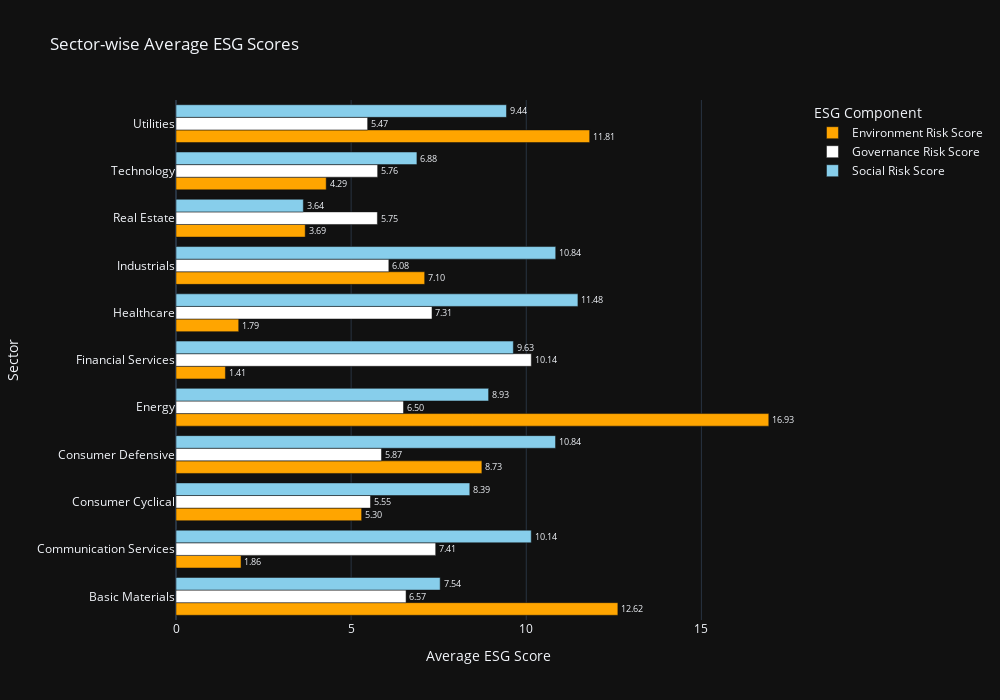
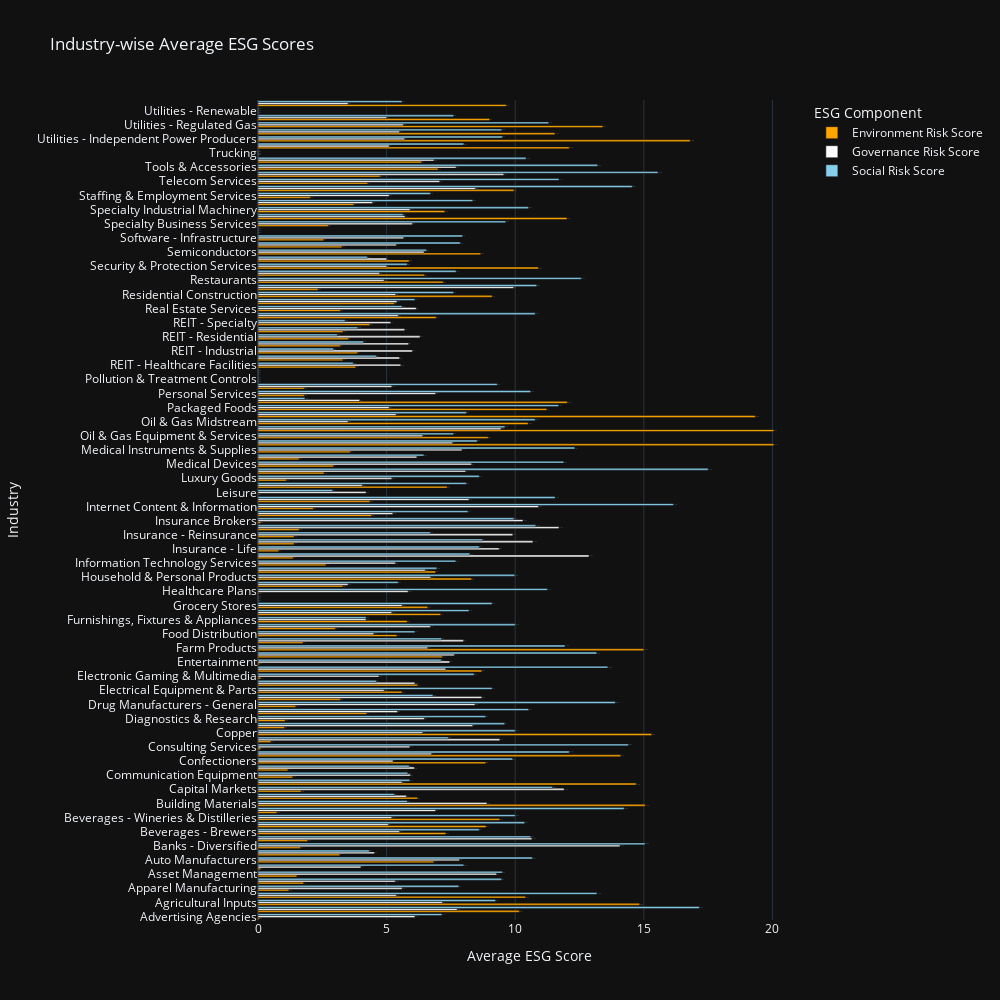

The cell these charts' notebook holds for them, in order:
### Code cell
# Calculate sector-wise average ESG scores
sector_avg_scores = df.groupby('Sector')[['Environment Risk Score', 'Governance Risk Score', 'Social Risk Score']].mean().reset_index()

# Melt the DataFrame to long format(unpivot) for proper Plotly bar chart rendering
sector_long = sector_avg_scores.melt(id_vars='Sector', 
                                     value_vars=['Environment Risk Score', 'Governance Risk Score', 'Social Risk Score'],
                                     var_name='ESG Component', 
                                     value_name='Average Score')

# Industry-wise average scores
industry_avg_scores = df.groupby('Industry')[['Environment Risk Score', 'Governance Risk Score', 'Social Risk Score']].mean().reset_index()

industry_long = industry_avg_scores.melt(id_vars='Industry',
                                         value_vars=['Environment Risk Score', 'Governance Risk Score', 'Social Risk Score'],
                                         var_name='ESG Component', 
                                         value_name='Average Score')

# Define custom colors for ESG components
custom_colors = {
    'Environment Risk Score': "#FFA500",
    'Governance Risk Score': "#FFFFFF",
    'Social Risk Score': "#87CEEB"
}

# --- Sector-wise ESG Bar Chart ---
fig_sector = px.bar(
    sector_long,
    x='Average Score',
    y='Sector',
    color='ESG Component',
    orientation='h',
    title='Sector-wise Average ESG Scores',
    color_discrete_map=custom_colors,
    template='plotly_dark',
    width=1000,
    height=700,
    text='Average Score'
)

fig_sector.update_traces(texttemplate='%{text:.2f}', textposition='outside')
fig_sector.update_layout(barmode='group', xaxis_title='Average ESG Score', yaxis_title='Sector')
fig_sector.show()

# --- Industry-wise ESG Bar Chart ---
fig_industry = px.bar(
    industry_long,
    x='Average Score',
    y='Industry',
    color='ESG Component',
    orientation='h',
    title='Industry-wise Average ESG Scores',
    color_discrete_map=custom_colors,
    template='plotly_dark',
    width=1000,
    height=1000,
    text='Average Score'
)

fig_industry.update_traces(texttemplate='%{text:.2f}', textposition='outside')
fig_industry.update_layout(barmode='group', xaxis_title='Average ESG Score', yaxis_title='Industry')
fig_industry.show()

plt.figure(figsize=(12,6))
sns.barplot(data=df, x='Sector', y='Total ESG Risk score', estimator=np.mean, errorbar=None)
ax = sns.barplot(x='Sector', y='Total ESG Risk score', data=df, errwidth=0)
ax.bar_label(ax.containers[0], fontsize = 12)

plt.xticks(rotation=45)
plt.title("Average  Total ESG Risk Score by Sector")
plt.tight_layout()
plt.show()

### Figure 1 — Plotly figure (JSON) as saved in the notebook; plotly's stock layout.template omitted (floating-point values rounded to 4 significant figures)
{"data": [{"alignmentgroup": "True", "hovertemplate": "ESG Component=Environment Risk Score<br>Average Score=%{text}<br>Sector=%{y}<extra></extra>", "legendgroup": "Environment Risk Score", "marker": {"color": "#FFA500", "pattern": {"shape": ""}}, "name": "Environment Risk Score", "offsetgroup": "Environment Risk Score", "orientation": "h", "showlegend": true, "text": [12.62, 1.857, 5.3, 8.733, 16.93, 1.411, 1.791, 7.1, 3.689, 4.289, 11.81], "textposition": "outside", "texttemplate": "%{text:.2f}", "type": "bar", "x": [12.62, 1.857, 5.3, 8.733, 16.93, 1.411, 1.791, 7.1, 3.689, 4.289, 11.81], "xaxis": "x", "y": ["Basic Materials", "Communication Services", "Consumer Cyclical", "Consumer Defensive", "Energy", "Financial Services", "Healthcare", "Industrials", "Real Estate", "Technology", "Utilities"], "yaxis": "y"}, {"alignmentgroup": "True", "hovertemplate": "ESG Component=Governance Risk Score<br>Average Score=%{text}<br>Sector=%{y}<extra></extra>", "legendgroup": "Governance Risk Score", "marker": {"color": "#FFFFFF", "pattern": {"shape": ""}}, "name": "Governance Risk Score", "offsetgroup": "Governance Risk Score", "orientation": "h", "showlegend": true, "text": [6.568, 7.414, 5.553, 5.867, 6.495, 10.14, 7.309, 6.077, 5.75, 5.757, 5.471], "textposition": "outside", "texttemplate": "%{text:.2f}", "type": "bar", "x": [6.568, 7.414, 5.553, 5.867, 6.495, 10.14, 7.309, 6.077, 5.75, 5.757, 5.471], "xaxis": "x", "y": ["Basic Materials", "Communication Services", "Consumer Cyclical", "Consumer Defensive", "Energy", "Financial Services", "Healthcare", "Industrials", "Real Estate", "Technology", "Utilities"], "yaxis": "y"}, {"alignmentgroup": "True", "hovertemplate": "ESG Component=Social Risk Score<br>Average Score=%{text}<br>Sector=%{y}<extra></extra>", "legendgroup": "Social Risk Score", "marker": {"color": "#87CEEB", "pattern": {"shape": ""}}, "name": "Social Risk Score", "offsetgroup": "Social Risk Score", "orientation": "h", "showlegend": true, "text": [7.542, 10.14, 8.388, 10.84, 8.925, 9.632, 11.48, 10.84, 3.636, 6.879, 9.436], "textposition": "outside", "texttemplate": "%{text:.2f}", "type": "bar", "x": [7.542, 10.14, 8.388, 10.84, 8.925, 9.632, 11.48, 10.84, 3.636, 6.879, 9.436], "xaxis": "x", "y": ["Basic Materials", "Communication Services", "Consumer Cyclical", "Consumer Defensive", "Energy", "Financial Services", "Healthcare", "Industrials", "Real Estate", "Technology", "Utilities"], "yaxis": "y"}], "layout": {"barmode": "group", "height": 700, "legend": {"title": {"text": "ESG Component"}, "tracegroupgap": 0}, "title": {"text": "Sector-wise Average ESG Scores"}, "width": 1000, "xaxis": {"anchor": "y", "autorange": true, "domain": [0, 1], "range": [0, 17.82], "title": {"text": "Average ESG Score"}, "type": "linear"}, "yaxis": {"anchor": "x", "autorange": true, "domain": [0, 1], "range": [-0.5, 10.5], "title": {"text": "Sector"}, "type": "category"}}}

### Figure 2 — Plotly figure (JSON) as saved in the notebook; plotly's stock layout.template omitted (floating-point values rounded to 4 significant figures)
{"data": [{"alignmentgroup": "True", "hovertemplate": "ESG Component=Environment Risk Score<br>Average Score=%{text}<br>Industry=%{y}<extra></extra>", "legendgroup": "Environment Risk Score", "marker": {"color": "#FFA500", "pattern": {"shape": ""}}, "name": "Environment Risk Score", "offsetgroup": "Environment Risk Score", "orientation": "h", "showlegend": true, "text": [0.05, 10.16, 14.83, 10.4, 1.2, 1.767, 1.51, 0.1, 6.833, 3.175, 1.65, 1.933, 7.3, 8.867, 9.4, 0.7333, 15.05, 6.2, 1.675, 14.7, 1.35, 1.16, 8.85, 14.1, 0.1, 0.5, 15.3, 1.029, 1.055, 4.22, 1.467, 3.2, 5.6, 6.2, 0.1, 8.7, 0.05, 7.167, 15, 1.75, 5.4, 3, 5.8, 7.1, 6.6, null, 0.03333, 3.3, 8.3, 6.9, 2.64, 1.367, 0.8, 1.4, 1.4, 1.6, 0.1, 4.42, 2.15, 4.35, 0, 7.35, 1.1, 2.567, 2.938, 1.6, 3.586, 20.06, 8.95, 20.05, 10.5, 19.33, 11.22, 12.03, 1.8, 1.8, null, null, 3.8, 3.3, 3.867, 3.2, 3.517, 3.3, 4.343, 6.925, 3.2, 5.3, 9.1, 2.333, 7.2, 6.475, 10.9, 5.875, 8.658, 3.263, 2.55, null, 2.733, 12.01, 7.262, 3.717, 2.033, 9.95, 4.26, 4.75, 7, 6.36, null, 12.1, 16.8, 11.54, 13.4, 9, null, 9.65], "textposition": "outside", "texttemplate": "%{text:.2f}", "type": "bar", "x": [0.05, 10.16, 14.83, 10.4, 1.2, 1.767, 1.51, 0.1, 6.833, 3.175, 1.65, 1.933, 7.3, 8.867, 9.4, 0.7333, 15.05, 6.2, 1.675, 14.7, 1.35, 1.16, 8.85, 14.1, 0.1, 0.5, 15.3, 1.029, 1.055, 4.22, 1.467, 3.2, 5.6, 6.2, 0.1, 8.7, 0.05, 7.167, 15, 1.75, 5.4, 3, 5.8, 7.1, 6.6, null, 0.03333, 3.3, 8.3, 6.9, 2.64, 1.367, 0.8, 1.4, 1.4, 1.6, 0.1, 4.42, 2.15, 4.35, 0, 7.35, 1.1, 2.567, 2.938, 1.6, 3.586, 20.06, 8.95, 20.05, 10.5, 19.33, 11.22, 12.03, 1.8, 1.8, null, null, 3.8, 3.3, 3.867, 3.2, 3.517, 3.3, 4.343, 6.925, 3.2, 5.3, 9.1, 2.333, 7.2, 6.475, 10.9, 5.875, 8.658, 3.263, 2.55, null, 2.733, 12.01, 7.262, 3.717, 2.033, 9.95, 4.26, 4.75, 7, 6.36, null, 12.1, 16.8, 11.54, 13.4, 9, null, 9.65], "xaxis": "x", "y": ["Advertising Agencies", "Aerospace & Defense", "Agricultural Inputs", "Airlines", "Apparel Manufacturing", "Apparel Retail", "Asset Management", "Auto & Truck Dealerships", "Auto Manufacturers", "Auto Parts", "Banks - Diversified", "Banks - Regional", "Beverages - Brewers", "Beverages - Non-Alcoholic", "Beverages - Wineries & Distilleries", "Biotechnology", "Building Materials", "Building Products & Equipment", "Capital Markets", "Chemicals", "Communication Equipment", "Computer Hardware", "Confectioners", "Conglomerates", "Consulting Services", "Consumer Electronics", "Copper", "Credit Services", "Diagnostics & Research", "Discount Stores", "Drug Manufacturers - General", "Drug Manufacturers - Specialty & Generic", "Electrical Equipment & Parts", "Electronic Components", "Electronic Gaming & Multimedia", "Engineering & Construction", "Entertainment", "Farm & Heavy Construction Machinery", "Farm Products", "Financial Data & Stock Exchanges", "Food Distribution", "Footwear & Accessories", "Furnishings, Fixtures & Appliances", "Gold", "Grocery Stores", "Health Information Services", "Healthcare Plans", "Home Improvement Retail", "Household & Personal Products", "Industrial Distribution", "Information Technology Services", "Insurance - Diversified", "Insurance - Life", "Insurance - Property & Casualty", "Insurance - Reinsurance", "Insurance - Specialty", "Insurance Brokers", "Integrated Freight & Logistics", "Internet Content & Information", "Internet Retail", "Leisure", "Lodging", "Luxury Goods", "Medical Care Facilities", "Medical Devices", "Medical Distribution", "Medical Instruments & Supplies", "Oil & Gas E&P", "Oil & Gas Equipment & Services", "Oil & Gas Integrated", "Oil & Gas Midstream", "Oil & Gas Refining & Marketing", "Packaged Foods", "Packaging & Containers", "Personal Services", "Pharmaceutical Retailers", "Pollution & Treatment Controls", "REIT - Diversified", "REIT - Healthcare Facilities", "REIT - Hotel & Motel", "REIT - Industrial", "REIT - Office", "REIT - Residential", "REIT - Retail", "REIT - Specialty", "Railroads", "Real Estate Services", "Rental & Leasing Services", "Residential Construction", "Resorts & Casinos", "Restaurants", "Scientific & Technical Instruments", "Security & Protection Services", "Semiconductor Equipment & Materials", "Semiconductors", "Software - Application", "Software - Infrastructure", "Solar", "Specialty Business Services", "Specialty Chemicals", "Specialty Industrial Machinery", "Specialty Retail", "Staffing & Employment Services", "Steel", "Telecom Services", "Tobacco", "Tools & Accessories", "Travel Services", "Trucking", "Utilities - Diversified", "Utilities - Independent Power Producers", "Utilities - Regulated Electric", "Utilities - Regulated Gas", "Utilities - Regulated Water", "Utilities - Renewable", "Waste Management"], "yaxis": "y"}, {"alignmentgroup": "True", "hovertemplate": "ESG Component=Governance Risk Score<br>Average Score=%{text}<br>Industry=%{y}<extra></extra>", "legendgroup": "Governance Risk Score", "marker": {"color": "#FFFFFF", "pattern": {"shape": ""}}, "name": "Governance Risk Score", "offsetgroup": "Governance Risk Score", "orientation": "h", "showlegend": true, "text": [6.1, 7.743, 7.167, 5.375, 5.6, 5.333, 9.27, 4, 7.833, 4.525, 14.07, 10.64, 5.5, 5.067, 5.2, 6.9, 8.9, 5.767, 11.9, 5.6, 5.925, 6.08, 5.25, 6.75, 5.9, 9.4, 6.4, 8.343, 6.464, 5.42, 8.433, 8.7, 4.9, 6.1, 4.7, 7.3, 7.45, 7.633, 6.6, 7.987, 4.5, 6.7, 4.2, 5.2, 5.6, null, 5.833, 3.5, 6.717, 6.5, 5.34, 12.87, 9.375, 10.69, 9.9, 11.7, 10.3, 5.24, 10.9, 8.2, 4.2, 4.05, 5.2, 8.067, 8.3, 6.175, 7.929, 7.567, 6.4, 9.45, 3.5, 5.367, 5.1, 3.95, 6.9, 5.2, null, null, 5.55, 5.5, 6, 5.85, 6.3, 5.7, 5.157, 5.45, 6.15, 5.4, 5.35, 9.933, 4.9, 4.725, 5, 5, 6.458, 5.375, 5.66, null, 6, 5.711, 5.908, 4.45, 5.1, 8.45, 7.06, 9.55, 7.7, 6.84, null, 5.1, 5.7, 5.5, 5.65, 5, null, 3.5], "textposition": "outside", "texttemplate": "%{text:.2f}", "type": "bar", "x": [6.1, 7.743, 7.167, 5.375, 5.6, 5.333, 9.27, 4, 7.833, 4.525, 14.07, 10.64, 5.5, 5.067, 5.2, 6.9, 8.9, 5.767, 11.9, 5.6, 5.925, 6.08, 5.25, 6.75, 5.9, 9.4, 6.4, 8.343, 6.464, 5.42, 8.433, 8.7, 4.9, 6.1, 4.7, 7.3, 7.45, 7.633, 6.6, 7.987, 4.5, 6.7, 4.2, 5.2, 5.6, null, 5.833, 3.5, 6.717, 6.5, 5.34, 12.87, 9.375, 10.69, 9.9, 11.7, 10.3, 5.24, 10.9, 8.2, 4.2, 4.05, 5.2, 8.067, 8.3, 6.175, 7.929, 7.567, 6.4, 9.45, 3.5, 5.367, 5.1, 3.95, 6.9, 5.2, null, null, 5.55, 5.5, 6, 5.85, 6.3, 5.7, 5.157, 5.45, 6.15, 5.4, 5.35, 9.933, 4.9, 4.725, 5, 5, 6.458, 5.375, 5.66, null, 6, 5.711, 5.908, 4.45, 5.1, 8.45, 7.06, 9.55, 7.7, 6.84, null, 5.1, 5.7, 5.5, 5.65, 5, null, 3.5], "xaxis": "x", "y": ["Advertising Agencies", "Aerospace & Defense", "Agricultural Inputs", "Airlines", "Apparel Manufacturing", "Apparel Retail", "Asset Management", "Auto & Truck Dealerships", "Auto Manufacturers", "Auto Parts", "Banks - Diversified", "Banks - Regional", "Beverages - Brewers", "Beverages - Non-Alcoholic", "Beverages - Wineries & Distilleries", "Biotechnology", "Building Materials", "Building Products & Equipment", "Capital Markets", "Chemicals", "Communication Equipment", "Computer Hardware", "Confectioners", "Conglomerates", "Consulting Services", "Consumer Electronics", "Copper", "Credit Services", "Diagnostics & Research", "Discount Stores", "Drug Manufacturers - General", "Drug Manufacturers - Specialty & Generic", "Electrical Equipment & Parts", "Electronic Components", "Electronic Gaming & Multimedia", "Engineering & Construction", "Entertainment", "Farm & Heavy Construction Machinery", "Farm Products", "Financial Data & Stock Exchanges", "Food Distribution", "Footwear & Accessories", "Furnishings, Fixtures & Appliances", "Gold", "Grocery Stores", "Health Information Services", "Healthcare Plans", "Home Improvement Retail", "Household & Personal Products", "Industrial Distribution", "Information Technology Services", "Insurance - Diversified", "Insurance - Life", "Insurance - Property & Casualty", "Insurance - Reinsurance", "Insurance - Specialty", "Insurance Brokers", "Integrated Freight & Logistics", "Internet Content & Information", "Internet Retail", "Leisure", "Lodging", "Luxury Goods", "Medical Care Facilities", "Medical Devices", "Medical Distribution", "Medical Instruments & Supplies", "Oil & Gas E&P", "Oil & Gas Equipment & Services", "Oil & Gas Integrated", "Oil & Gas Midstream", "Oil & Gas Refining & Marketing", "Packaged Foods", "Packaging & Containers", "Personal Services", "Pharmaceutical Retailers", "Pollution & Treatment Controls", "REIT - Diversified", "REIT - Healthcare Facilities", "REIT - Hotel & Motel", "REIT - Industrial", "REIT - Office", "REIT - Residential", "REIT - Retail", "REIT - Specialty", "Railroads", "Real Estate Services", "Rental & Leasing Services", "Residential Construction", "Resorts & Casinos", "Restaurants", "Scientific & Technical Instruments", "Security & Protection Services", "Semiconductor Equipment & Materials", "Semiconductors", "Software - Application", "Software - Infrastructure", "Solar", "Specialty Business Services", "Specialty Chemicals", "Specialty Industrial Machinery", "Specialty Retail", "Staffing & Employment Services", "Steel", "Telecom Services", "Tobacco", "Tools & Accessories", "Travel Services", "Trucking", "Utilities - Diversified", "Utilities - Independent Power Producers", "Utilities - Regulated Electric", "Utilities - Regulated Gas", "Utilities - Regulated Water", "Utilities - Renewable", "Waste Management"], "yaxis": "y"}, {"alignmentgroup": "True", "hovertemplate": "ESG Component=Social Risk Score<br>Average Score=%{text}<br>Industry=%{y}<extra></extra>", "legendgroup": "Social Risk Score", "marker": {"color": "#87CEEB", "pattern": {"shape": ""}}, "name": "Social Risk Score", "offsetgroup": "Social Risk Score", "orientation": "h", "showlegend": true, "text": [7.15, 17.16, 9.233, 13.18, 7.8, 9.467, 9.5, 8, 10.67, 4.325, 15.05, 10.6, 8.6, 10.37, 10, 14.23, 5.8, 5.3, 11.45, 5.9, 5.825, 5.88, 9.9, 12.1, 14.4, 7.4, 10, 9.586, 8.845, 10.52, 13.89, 6.8, 9.1, 4.6, 8.4, 13.6, 7.125, 13.17, 11.93, 7.138, 6.1, 10, 4.2, 8.2, 9.1, null, 11.25, 5.45, 9.983, 6.95, 7.69, 8.233, 8.6, 8.725, 6.7, 10.8, 9.95, 8.16, 16.15, 11.55, 2.9, 8.1, 8.6, 17.5, 11.89, 6.45, 12.31, 8.522, 7.6, 9.6, 10.78, 8.1, 11.69, 1.825, 10.6, 9.3, null, null, 3.7, 4.6, 2.933, 4.1, 3.083, 3.88, 3.386, 10.78, 5.6, 6.1, 7.6, 10.83, 12.57, 7.7, 5.8, 4.25, 6.55, 7.862, 7.95, null, 9.633, 5.644, 10.52, 8.35, 6.7, 14.55, 11.7, 15.55, 13.2, 10.42, null, 8, 9.5, 9.477, 11.3, 7.6, null, 5.6], "textposition": "outside", "texttemplate": "%{text:.2f}", "type": "bar", "x": [7.15, 17.16, 9.233, 13.18, 7.8, 9.467, 9.5, 8, 10.67, 4.325, 15.05, 10.6, 8.6, 10.37, 10, 14.23, 5.8, 5.3, 11.45, 5.9, 5.825, 5.88, 9.9, 12.1, 14.4, 7.4, 10, 9.586, 8.845, 10.52, 13.89, 6.8, 9.1, 4.6, 8.4, 13.6, 7.125, 13.17, 11.93, 7.138, 6.1, 10, 4.2, 8.2, 9.1, null, 11.25, 5.45, 9.983, 6.95, 7.69, 8.233, 8.6, 8.725, 6.7, 10.8, 9.95, 8.16, 16.15, 11.55, 2.9, 8.1, 8.6, 17.5, 11.89, 6.45, 12.31, 8.522, 7.6, 9.6, 10.78, 8.1, 11.69, 1.825, 10.6, 9.3, null, null, 3.7, 4.6, 2.933, 4.1, 3.083, 3.88, 3.386, 10.78, 5.6, 6.1, 7.6, 10.83, 12.57, 7.7, 5.8, 4.25, 6.55, 7.862, 7.95, null, 9.633, 5.644, 10.52, 8.35, 6.7, 14.55, 11.7, 15.55, 13.2, 10.42, null, 8, 9.5, 9.477, 11.3, 7.6, null, 5.6], "xaxis": "x", "y": ["Advertising Agencies", "Aerospace & Defense", "Agricultural Inputs", "Airlines", "Apparel Manufacturing", "Apparel Retail", "Asset Management", "Auto & Truck Dealerships", "Auto Manufacturers", "Auto Parts", "Banks - Diversified", "Banks - Regional", "Beverages - Brewers", "Beverages - Non-Alcoholic", "Beverages - Wineries & Distilleries", "Biotechnology", "Building Materials", "Building Products & Equipment", "Capital Markets", "Chemicals", "Communication Equipment", "Computer Hardware", "Confectioners", "Conglomerates", "Consulting Services", "Consumer Electronics", "Copper", "Credit Services", "Diagnostics & Research", "Discount Stores", "Drug Manufacturers - General", "Drug Manufacturers - Specialty & Generic", "Electrical Equipment & Parts", "Electronic Components", "Electronic Gaming & Multimedia", "Engineering & Construction", "Entertainment", "Farm & Heavy Construction Machinery", "Farm Products", "Financial Data & Stock Exchanges", "Food Distribution", "Footwear & Accessories", "Furnishings, Fixtures & Appliances", "Gold", "Grocery Stores", "Health Information Services", "Healthcare Plans", "Home Improvement Retail", "Household & Personal Products", "Industrial Distribution", "Information Technology Services", "Insurance - Diversified", "Insurance - Life", "Insurance - Property & Casualty", "Insurance - Reinsurance", "Insurance - Specialty", "Insurance Brokers", "Integrated Freight & Logistics", "Internet Content & Information", "Internet Retail", "Leisure", "Lodging", "Luxury Goods", "Medical Care Facilities", "Medical Devices", "Medical Distribution", "Medical Instruments & Supplies", "Oil & Gas E&P", "Oil & Gas Equipment & Services", "Oil & Gas Integrated", "Oil & Gas Midstream", "Oil & Gas Refining & Marketing", "Packaged Foods", "Packaging & Containers", "Personal Services", "Pharmaceutical Retailers", "Pollution & Treatment Controls", "REIT - Diversified", "REIT - Healthcare Facilities", "REIT - Hotel & Motel", "REIT - Industrial", "REIT - Office", "REIT - Residential", "REIT - Retail", "REIT - Specialty", "Railroads", "Real Estate Services", "Rental & Leasing Services", "Residential Construction", "Resorts & Casinos", "Restaurants", "Scientific & Technical Instruments", "Security & Protection Services", "Semiconductor Equipment & Materials", "Semiconductors", "Software - Application", "Software - Infrastructure", "Solar", "Specialty Business Services", "Specialty Chemicals", "Specialty Industrial Machinery", "Specialty Retail", "Staffing & Employment Services", "Steel", "Telecom Services", "Tobacco", "Tools & Accessories", "Travel Services", "Trucking", "Utilities - Diversified", "Utilities - Independent Power Producers", "Utilities - Regulated Electric", "Utilities - Regulated Gas", "Utilities - Regulated Water", "Utilities - Renewable", "Waste Management"], "yaxis": "y"}], "layout": {"barmode": "group", "height": 1000, "legend": {"title": {"text": "ESG Component"}, "tracegroupgap": 0}, "title": {"text": "Industry-wise Average ESG Scores"}, "width": 1000, "xaxis": {"anchor": "y", "autorange": true, "domain": [0, 1], "range": [0, 21.11], "title": {"text": "Average ESG Score"}, "type": "linear"}, "yaxis": {"anchor": "x", "autorange": true, "domain": [0, 1], "range": [-0.5, 115.5], "title": {"text": "Industry"}, "type": "category"}}}
